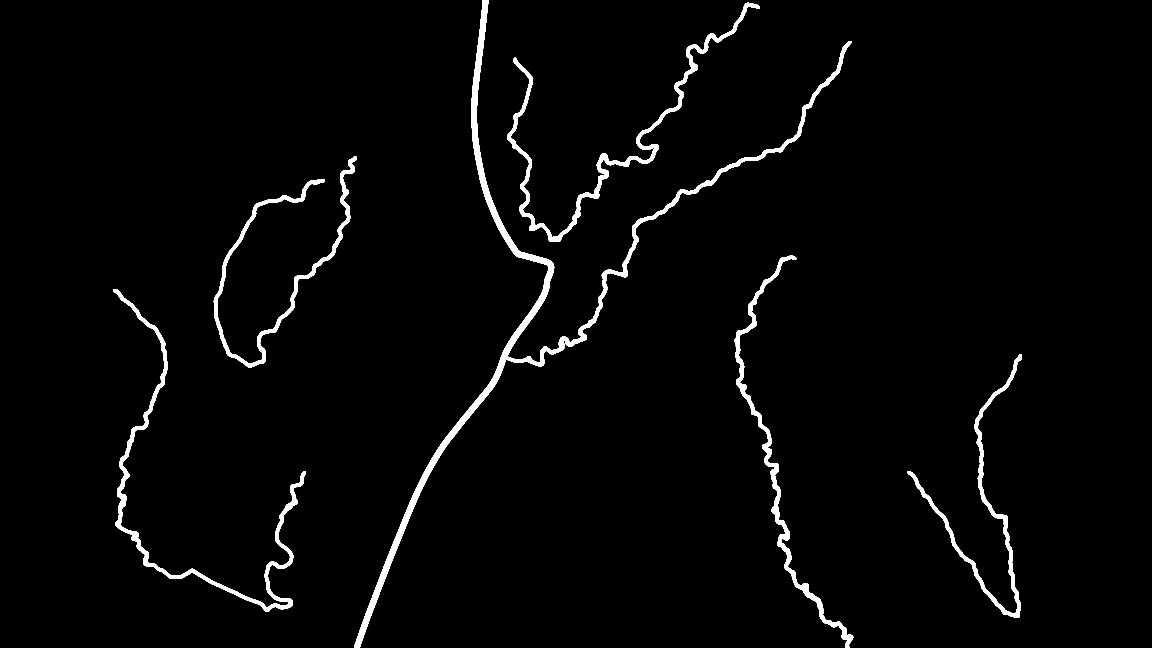
#> input picture research/style_tests/roads_towns/exclusion_masks/rivers_w.png, 5760 x 3240 px, found by its file name (shown at 1/5 size)
$ python extract_rivers.py
#> lines starting #> are read from the running program, lines starting #| are printed output that depends on the picture; after the words box and inside, x2 and y2 are one past the last pixel; in counts of white or black regions, pixels touching at a corner belong together
#!/usr/bin/env python3
"""River centre-lines for the river labels (vicksburg_w world box, map px 0..2880 x 0..1620).

Reads the water mask research/style_tests/roads_towns/exclusion_masks/rivers_w.png (5760x3240, 255 = water,
dilated 2 px), skeletonizes it and routes a minimum-cost path along the skeleton between two hand-picked
end points per river (route_through_array). Output: rivers_px.json  {id: {"name", "pts": [[x, y], ...]}}
in map px, simplified to ~6 px steps. Also writes mask_water.png (alpha mask, 2880x1620) for L.water().
Usage: python3 extract_rivers.py
"""
import json, os
import numpy as np
from PIL import Image
from skimage.morphology import skeletonize, dilation, disk
from skimage.graph import route_through_array

HERE = os.path.dirname(os.path.abspath(__file__))
REPO = "/home/user/battle-maps"
M = np.asarray(Image.open(f"{REPO}/research/style_tests/roads_towns/exclusion_masks/rivers_w.png")) > 127
#> M: shape (3240, 5760) bool; 2.3% white; 6 white regions, box (x1, y1, x2, y2) and area: (1772, 0, 4257, 3240) 157059, (565, 1446, 1530, 3060) 62238, (2536, 14, 3797, 1210) 62025, (3673, 1278, 4266, 3240) 51957, (1069, 781, 1783, 1837) 47635, (4538, 1772, 5109, 3090) 42326
# end points in map px (from the basemap; Big Black = NE -> mouth at Grand Gulf, Pearl = past Jackson)
RIVERS = {
    "mississippi": ("Mississippi River", (1212, 2), (902, 1617)),
    "big_black": ("Big Black River", (2118, 104), (1268, 898)),
    "pearl": ("Pearl River", (1985, 642), (2125, 1615)),
}
sk = skeletonize(M)
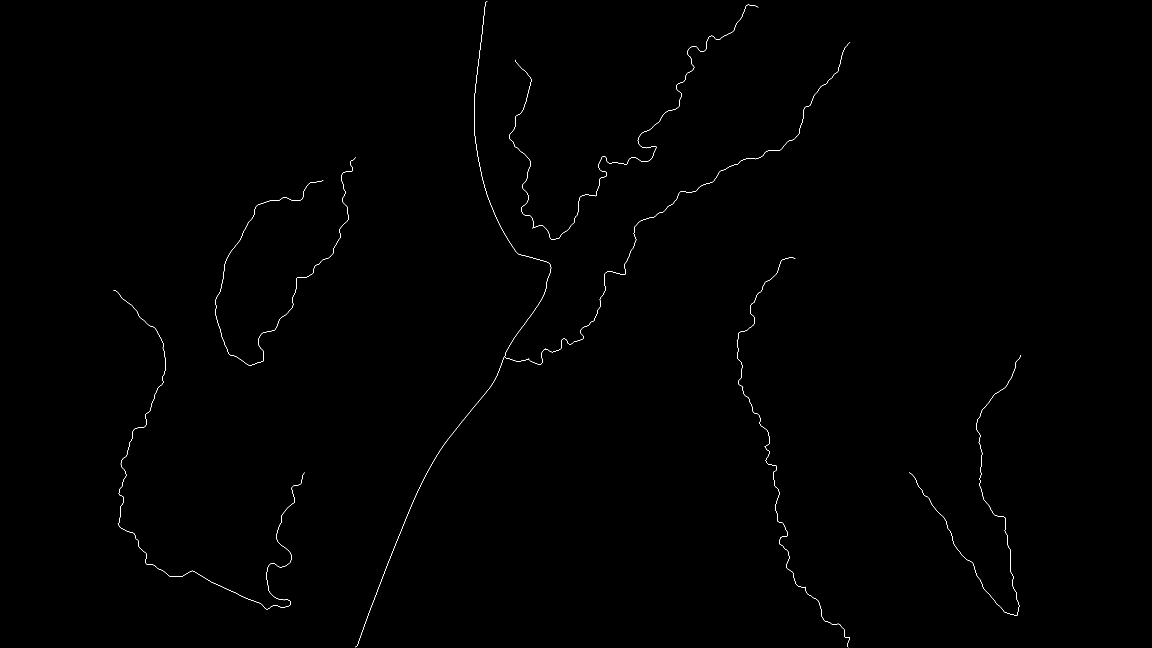
#> sk: shape (3240, 5760) bool (shown at 1/5 size); 0.1% white in thin lines or dots, all inside (x1, y1, x2, y2) = (567, 5, 5104, 3236)
sk = dilation(sk, disk(1)).astype(bool)
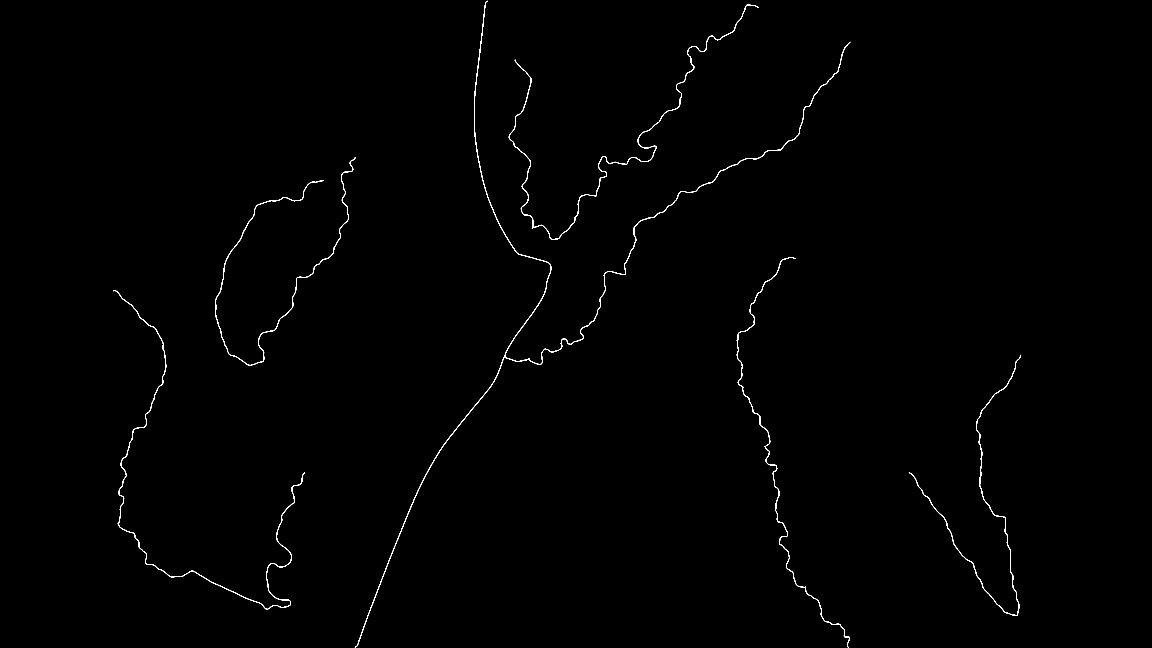
#> sk: shape (3240, 5760) bool (shown at 1/5 size); 0.31% white in thin lines or dots, all inside (x1, y1, x2, y2) = (566, 4, 5105, 3237)
cost = np.where(sk, 1.0, np.where(M, 20.0, 5000.0))
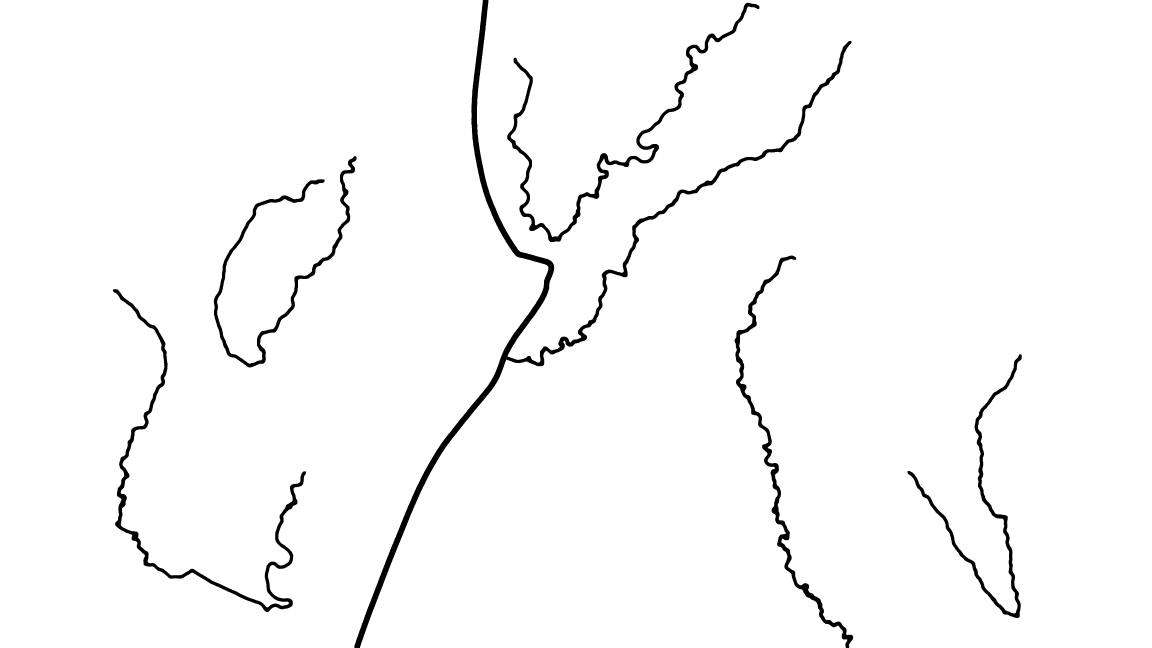
#> cost: shape (3240, 5760) float64 (shown at 1/5 size); min 1, max 5000, mean 4887; drawn with min black and max white
out = {}
for rid, (name, a, b) in RIVERS.items():
    def snap(p):
        x, y = int(p[0] * 2), int(p[1] * 2)
        ys, xs = np.nonzero(sk[max(0, y - 60):y + 60, max(0, x - 60):x + 60])
        d = (xs + max(0, x - 60) - x) ** 2 + (ys + max(0, y - 60) - y) ** 2
        i = int(np.argmin(d)); return (int(ys[i] + max(0, y - 60)), int(xs[i] + max(0, x - 60)))
    path, c = route_through_array(cost, snap(a), snap(b), fully_connected=True, geometric=True)
    P = np.array(path, float)[:, ::-1] / 2.0            # (x, y) map px
    keep, last = [P[0]], P[0]
    for q in P[1:]:
        if np.hypot(*(q - last)) >= 6: keep.append(q); last = q
    keep.append(P[-1])
    out[rid] = {"name": name, "pts": [[round(float(x), 1), round(float(y), 1)] for x, y in keep]}
    print(rid, len(keep), "pts, cost", round(c, 1))
#> this loop made 3 passes
#> c on passes 1 to 3: 3862.2, 2943.9, 2631.1
#| mississippi 295 pts, cost 3862.2
#| big_black 227 pts, cost 2943.9
#| pearl 204 pts, cost 2631.1
#> after the loop, out = 3 items
json.dump({"_note": "map px of vicksburg_w (2880x1620); centre-lines from the exclusion water mask", **out},
          open(os.path.join(HERE, "rivers_px.json"), "w"))
open(os.path.join(HERE, "rivers_px.js"), "w").write("window.RIVERS_PX = " + json.dumps(out) + ";\n")   # for file:// pages
# water alpha mask for L.water(), at map px (2880x1620): the WATER of the 2e river overlay (rivers/rivers_w.png,
# its pale grey-blue pixels; thinner than the old ribbon in the exclusion mask), feathered 1 px
import cv2
ov = np.asarray(Image.open(f"{REPO}/research/style_tests/roads_towns/rivers/rivers_w.png")).astype(np.int16)
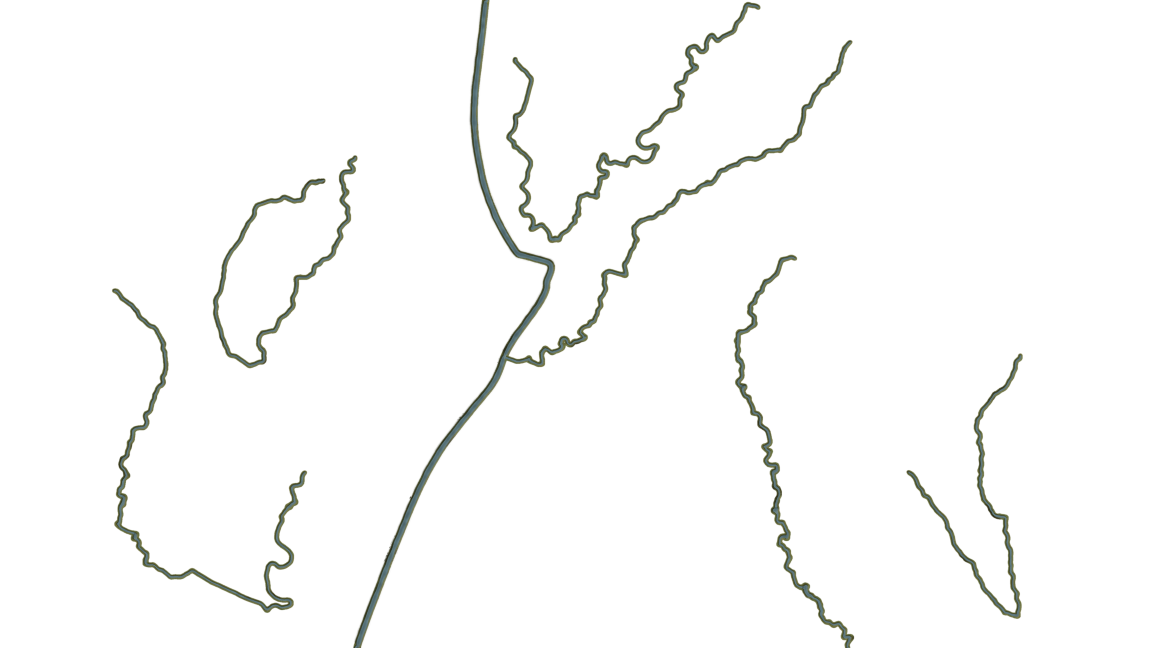
#> input picture research/style_tests/roads_towns/rivers/rivers_w.png, 5760 x 3240 px, found by its file name (shown at 1/5 size)
wm = ((ov[..., 3] > 200) & (ov[..., 2] - ov[..., 0] > 12) & (ov[..., 2] > 90)).astype(np.uint8) * 255
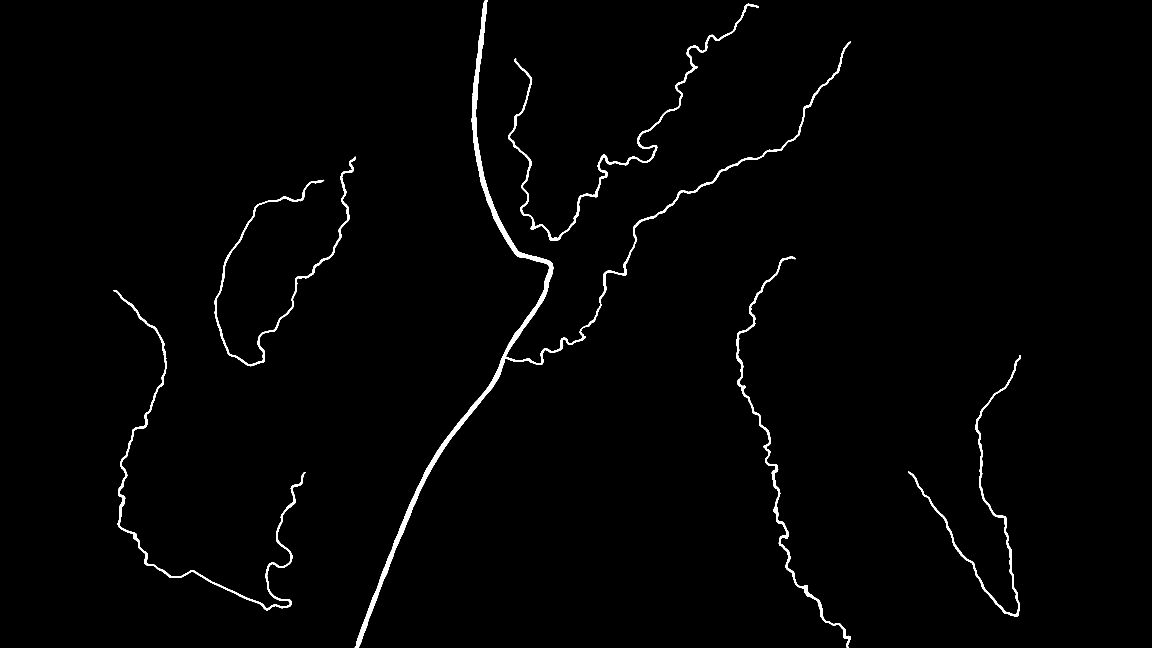
#> wm: shape (3240, 5760) (shown at 1/5 size); 1.1% white; 6 white regions, box (x1, y1, x2, y2) and area: (1774, 0, 4255, 3240) 96473, (568, 1451, 1527, 3052) 27737, (2541, 19, 3794, 1204) 27271, (3682, 1283, 4255, 3240) 23369, (1073, 784, 1779, 1831) 20642, (4541, 1776, 5105, 3083) 19091
wm = cv2.morphologyEx(wm, cv2.MORPH_CLOSE, np.ones((3, 3), np.uint8))
#> wm: shape (3240, 5760); 1.2% white; 6 white regions, box (x1, y1, x2, y2) and area: (1774, 0, 4255, 3240) 96492, (568, 1451, 1527, 3052) 27755, (2541, 19, 3794, 1204) 27291, (3682, 1283, 4255, 3240) 23391, (1073, 784, 1779, 1831) 20648, (4541, 1776, 5105, 3083) 19095
wm = cv2.resize(cv2.GaussianBlur(wm, (0, 0), 1.0), (2880, 1620), interpolation=cv2.INTER_AREA)
#> wm: shape (1620, 2880)
Image.fromarray(np.dstack([np.full_like(wm, 255)] * 3 + [wm]), "RGBA").save(os.path.join(HERE, "mask_water.png"))
print("ok")
